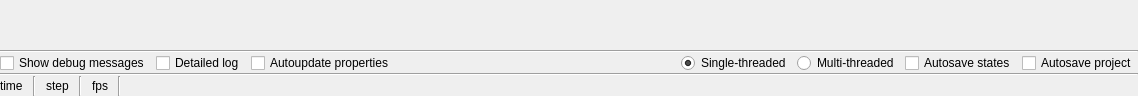
<?xml version="1.0" encoding="UTF-8"?>
<ui version="4.0">
 <class>UStatusPanel</class>
 <widget class="QWidget" name="UStatusPanel">
  <property name="geometry">
   <rect>
    <x>0</x>
    <y>0</y>
    <width>1138</width>
    <height>96</height>
   </rect>
  </property>
  <property name="windowTitle">
   <string>Form</string>
  </property>
  <layout class="QVBoxLayout" name="verticalLayout">
   <property name="spacing">
    <number>0</number>
   </property>
   <property name="leftMargin">
    <number>0</number>
   </property>
   <property name="topMargin">
    <number>0</number>
   </property>
   <property name="rightMargin">
    <number>0</number>
   </property>
   <property name="bottomMargin">
    <number>0</number>
   </property>
   <item>
    <spacer name="verticalSpacer">
     <property name="orientation">
      <enum>Qt::Vertical</enum>
     </property>
     <property name="sizeHint" stdset="0">
      <size>
       <width>158</width>
       <height>45</height>
      </size>
     </property>
    </spacer>
   </item>
   <item>
    <widget class="Line" name="line_5">
     <property name="orientation">
      <enum>Qt::Horizontal</enum>
     </property>
    </widget>
   </item>
   <item>
    <widget class="QFrame" name="frame">
     <property name="frameShape">
      <enum>QFrame::NoFrame</enum>
     </property>
     <property name="frameShadow">
      <enum>QFrame::Raised</enum>
     </property>
     <property name="lineWidth">
      <number>1</number>
     </property>
     <layout class="QHBoxLayout" name="horizontalLayout_2">
      <property name="leftMargin">
       <number>0</number>
      </property>
      <property name="topMargin">
       <number>0</number>
      </property>
      <property name="rightMargin">
       <number>0</number>
      </property>
      <property name="bottomMargin">
       <number>0</number>
      </property>
      <item>
       <widget class="QCheckBox" name="checkBoxShowDebugMessages">
        <property name="text">
         <string>Show debug messages</string>
        </property>
       </widget>
      </item>
      <item>
       <widget class="QCheckBox" name="checkBoxDetailedLog">
        <property name="text">
         <string>Detailed log</string>
        </property>
       </widget>
      </item>
      <item>
       <widget class="QCheckBox" name="checkBoxAutoupdateProperties">
        <property name="text">
         <string>Autoupdate properties</string>
        </property>
        <property name="checked">
         <bool>false</bool>
        </property>
       </widget>
      </item>
      <item>
       <spacer name="horizontalSpacer_2">
        <property name="orientation">
         <enum>Qt::Horizontal</enum>
        </property>
        <property name="sizeHint" stdset="0">
         <size>
          <width>40</width>
          <height>20</height>
         </size>
        </property>
       </spacer>
      </item>
      <item>
       <widget class="QRadioButton" name="radioButtonSingleThreaded">
        <property name="text">
         <string>Single-threaded</string>
        </property>
        <property name="checked">
         <bool>true</bool>
        </property>
       </widget>
      </item>
      <item>
       <widget class="QRadioButton" name="radioButtonMultiThreaded">
        <property name="text">
         <string>Multi-threaded</string>
        </property>
       </widget>
      </item>
      <item>
       <widget class="QCheckBox" name="checkBoxAutosaveStates">
        <property name="text">
         <string>Autosave states</string>
        </property>
       </widget>
      </item>
      <item>
       <widget class="QCheckBox" name="checkBoxAutosaveProject">
        <property name="text">
         <string>Autosave project</string>
        </property>
       </widget>
      </item>
     </layout>
    </widget>
   </item>
   <item>
    <widget class="Line" name="line_4">
     <property name="orientation">
      <enum>Qt::Horizontal</enum>
     </property>
    </widget>
   </item>
   <item>
    <layout class="QHBoxLayout" name="horizontalLayout">
     <property name="spacing">
      <number>10</number>
     </property>
     <item>
      <widget class="QLabel" name="labelTime">
       <property name="text">
        <string>time</string>
       </property>
      </widget>
     </item>
     <item>
      <widget class="Line" name="line_3">
       <property name="orientation">
        <enum>Qt::Vertical</enum>
       </property>
      </widget>
     </item>
     <item>
      <widget class="QLabel" name="labelStep">
       <property name="text">
        <string>step</string>
       </property>
      </widget>
     </item>
     <item>
      <widget class="Line" name="line">
       <property name="orientation">
        <enum>Qt::Vertical</enum>
       </property>
      </widget>
     </item>
     <item>
      <widget class="QLabel" name="labelFps">
       <property name="text">
        <string>fps</string>
       </property>
      </widget>
     </item>
     <item>
      <widget class="Line" name="line_2">
       <property name="orientation">
        <enum>Qt::Vertical</enum>
       </property>
      </widget>
     </item>
     <item>
      <spacer name="horizontalSpacer">
       <property name="orientation">
        <enum>Qt::Horizontal</enum>
       </property>
       <property name="sizeHint" stdset="0">
        <size>
         <width>40</width>
         <height>20</height>
        </size>
       </property>
      </spacer>
     </item>
    </layout>
   </item>
  </layout>
 </widget>
 <resources/>
 <connections/>
</ui>
